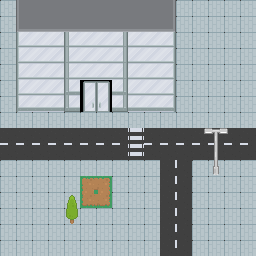

A level layout from a 2D game, rendered from its tile map. Below: a short description, then the map file with its tile-grid data intact:
An orthogonal 16x16 tile map with 16x16 px tiles, 3 tile layers (Floor, Walls, WallsNoCollision).

<map version="1.4" tiledversion="1.4.2" orientation="orthogonal" renderorder="right-down" width="16" height="16" tilewidth="16" tileheight="16" infinite="0" nextlayerid="4" nextobjectid="1">
 <tileset firstgid="1" source="urban-rogue.tsx" />
 <layer id="1" name="Floor" width="16" height="16">
  <data encoding="csv">
710,0,0,0,0,0,0,0,0,0,0,710,710,710,710,710,
710,0,0,0,0,0,0,0,0,0,0,710,710,710,710,710,
710,0,0,0,0,0,0,0,0,0,0,710,710,710,710,710,
710,0,0,0,0,0,0,0,0,0,0,710,710,710,710,710,
710,0,0,0,0,0,0,0,0,0,0,710,710,710,710,710,
710,0,0,0,0,0,0,0,0,0,0,710,710,710,710,710,
710,0,0,0,0,0,0,0,0,0,0,710,710,710,710,710,
710,710,710,710,710,710,710,710,710,710,710,710,710,710,710,710,
714,714,714,714,714,714,714,714,826,714,714,714,714,714,714,714,
751,751,751,751,751,751,751,751,826,751,751,751,751,751,751,751,
710,710,710,710,710,710,710,710,710,710,787,788,710,710,710,710,
710,710,710,710,710,941,942,710,710,710,787,788,710,710,710,710,
710,710,710,710,710,978,979,710,710,710,787,788,710,710,710,710,
710,710,710,710,710,710,710,710,710,710,787,788,710,710,710,710,
710,710,710,710,710,710,710,710,710,710,787,788,710,710,710,710,
710,710,710,710,710,710,710,710,710,710,787,788,710,710,710,710
</data>
 </layer>
 <layer id="2" name="Walls" width="16" height="16">
  <data encoding="csv">
0,12,15,15,15,15,15,15,15,15,49,0,0,0,0,0,
0,46,48,48,48,48,48,48,48,48,47,0,0,0,0,0,
0,350,351,351,239,351,351,241,351,351,352,0,0,0,0,0,
0,350,351,351,239,351,351,241,351,351,352,0,0,0,0,0,
0,350,351,351,239,351,351,241,351,351,352,0,0,0,0,0,
0,350,351,351,276,914,915,278,351,351,352,0,0,0,0,0,
0,387,388,388,310,951,952,312,388,388,389,0,0,0,0,0,
0,0,0,0,0,0,0,0,0,0,0,0,0,0,0,0,
0,0,0,0,0,0,0,0,0,0,0,0,0,0,0,0,
0,0,0,0,0,0,0,0,0,0,0,0,0,0,0,0,
0,0,0,0,0,0,0,0,0,0,0,0,0,672,0,0,
0,0,0,0,0,0,0,0,0,0,0,0,0,0,0,0,
0,0,0,0,402,0,0,0,0,0,0,0,0,0,0,0,
0,0,0,0,439,0,0,0,0,0,0,0,0,0,0,0,
0,0,0,0,0,0,0,0,0,0,0,0,0,0,0,0,
0,0,0,0,0,0,0,0,0,0,0,0,0,0,0,0
</data>
 </layer>
 <layer id="3" name="WallsNoCollision" width="16" height="16">
  <data encoding="csv">
0,0,0,0,0,0,0,0,0,0,0,0,0,0,0,0,
0,0,0,0,0,0,0,0,0,0,0,0,0,0,0,0,
0,0,0,0,0,0,0,0,0,0,0,0,0,0,0,0,
0,0,0,0,0,0,0,0,0,0,0,0,0,0,0,0,
0,0,0,0,0,0,0,0,0,0,0,0,0,0,0,0,
0,0,0,0,0,0,0,0,0,0,0,0,0,0,0,0,
0,0,0,0,0,0,0,0,0,0,0,0,0,0,0,0,
0,0,0,0,0,0,0,0,0,0,0,0,0,0,0,0,
0,0,0,0,0,0,0,0,0,0,0,0,597,598,599,0,
0,0,0,0,0,0,0,0,0,0,0,0,0,635,0,0,
0,0,0,0,0,0,0,0,0,0,0,0,0,0,0,0,
0,0,0,0,0,0,0,0,0,0,0,0,0,0,0,0,
0,0,0,0,0,0,0,0,0,0,0,0,0,0,0,0,
0,0,0,0,0,0,0,0,0,0,0,0,0,0,0,0,
0,0,0,0,0,0,0,0,0,0,0,0,0,0,0,0,
0,0,0,0,0,0,0,0,0,0,0,0,0,0,0,0
</data>
 </layer>
</map>
